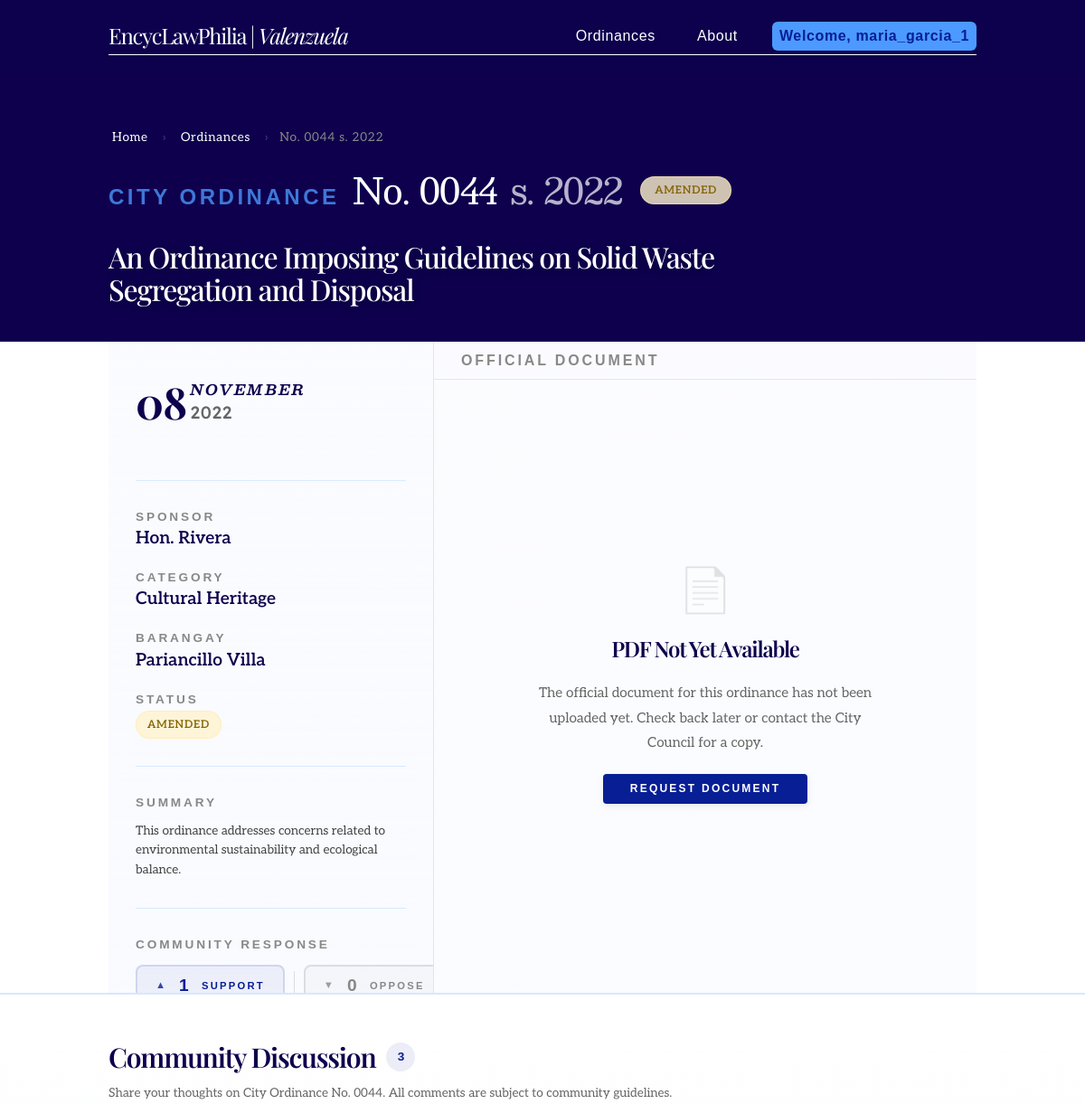
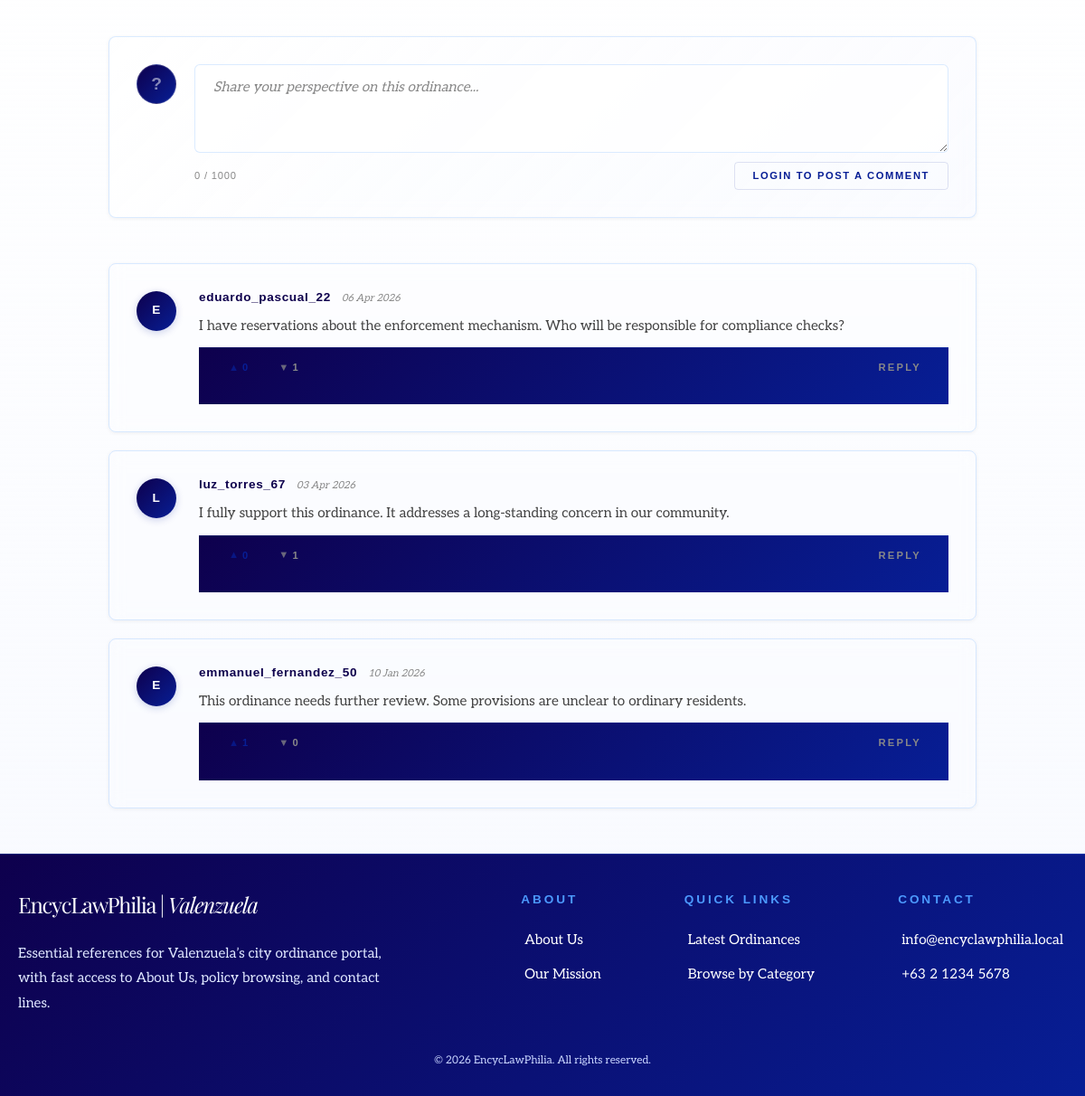
The page /ordinance.php?id=44 (signed in) on the database its author committed (2 pictures, top to bottom).
### tables this page shows
CREATE TABLE Ordinances (
    ordinance_id        INT             NOT NULL AUTO_INCREMENT,
    ordinance_number    VARCHAR(50)     NOT NULL,
    title               VARCHAR(255)    NOT NULL,
    author_sponsor      VARCHAR(150)    NOT NULL,
    series_year         VARCHAR(10)     NOT NULL,
    category_id         INT                 NULL,    
    barangay_id         INT                 NULL,    
    status              ENUM(
                            'Pending',
                            'Active',
                            'Repealed',
                            'Amended'
                        )               NOT NULL DEFAULT 'Pending',  
    date_enacted        DATETIME            NULL,    
    pdf_file            VARCHAR(255)        NULL,    
    created_at          DATETIME        NOT NULL DEFAULT CURRENT_TIMESTAMP,
    updated_at          DATETIME        NOT NULL DEFAULT CURRENT_TIMESTAMP
                                        ON UPDATE CURRENT_TIMESTAMP,
    summary             TEXT                NULL,    
    full_text           LONGTEXT            NULL,    
    archived_at         DATETIME            NULL,    

    CONSTRAINT pk_ordinances        PRIMARY KEY (ordinance_id),
    CONSTRAINT uq_ordinances_number UNIQUE (ordinance_number),
    CONSTRAINT fk_ordinances_category
        FOREIGN KEY (category_id) REFERENCES Categories (category_id)
        ON UPDATE CASCADE ON DELETE SET NULL,
    CONSTRAINT fk_ordinances_barangay
        FOREIGN KEY (barangay_id) REFERENCES Barangays (barangay_id)
        ON UPDATE CASCADE ON DELETE SET NULL
);

CREATE TABLE Categories (
    category_id     INT             NOT NULL AUTO_INCREMENT,
    category_name   VARCHAR(100)    NOT NULL,
    description     TEXT                NULL,

    CONSTRAINT pk_categories      PRIMARY KEY (category_id),
    CONSTRAINT uq_categories_name UNIQUE (category_name)
);

CREATE TABLE Comments (
    comment_id      INT         NOT NULL AUTO_INCREMENT,
    ordinance_id    INT         NOT NULL,
    user_id         INT         NOT NULL,
    comment_text    TEXT        NOT NULL,
    created_at      DATETIME    NOT NULL DEFAULT CURRENT_TIMESTAMP,

    CONSTRAINT pk_comments PRIMARY KEY (comment_id),
    CONSTRAINT fk_comments_ordinance
        FOREIGN KEY (ordinance_id) REFERENCES Ordinances (ordinance_id)
        ON UPDATE CASCADE ON DELETE RESTRICT,
    CONSTRAINT fk_comments_user
        FOREIGN KEY (user_id) REFERENCES Users (user_id)
        ON UPDATE CASCADE ON DELETE CASCADE
);

CREATE TABLE Users (
    user_id         INT             NOT NULL AUTO_INCREMENT,
    username        VARCHAR(100)    NOT NULL,
    email           VARCHAR(150)    NOT NULL,
    password_hash   VARCHAR(255)    NOT NULL,
    role_id         INT             NOT NULL,
    created_at      DATETIME        NOT NULL DEFAULT CURRENT_TIMESTAMP,
    updated_at      DATETIME        NOT NULL DEFAULT CURRENT_TIMESTAMP
                                    ON UPDATE CURRENT_TIMESTAMP,
    deleted_at      DATETIME            NULL,

    CONSTRAINT pk_users          PRIMARY KEY (user_id),
    CONSTRAINT uq_users_username UNIQUE (username),
    CONSTRAINT uq_users_email    UNIQUE (email),
    CONSTRAINT fk_users_role
        FOREIGN KEY (role_id) REFERENCES Roles (role_id)
        ON UPDATE CASCADE ON DELETE RESTRICT
);

### ordinance.php (the view, shortened to what the rows shown need)
<?php
require_once 'php/procedures.php';
$ordinance_id = isset($_GET['id']) ? (int) trim($_GET['id']) : 0;
$pdo       = getDatabaseConnection();
$ordinance = getOrdinanceById($pdo, $ordinance_id);
$comments = getOrdinanceComments($pdo, $ordinance_id);
$currentPage = "ordinance";
$status_map = [
    'enacted'  => ['label' => 'Enacted',  'class' => 'passed'],
    'pending'  => ['label' => 'Pending',  'class' => 'pending'],
    'draft'    => ['label' => 'Draft',    'class' => 'in-progress'],
    'repealed' => ['label' => 'Repealed', 'class' => 'rejected'],
];
$status_display = $status_map[$ordinance['status']] ?? ['label' => ucfirst($ordinance['status']), 'class' => 'pending'];
require_once 'fragments/head.php';
?>
<body class="<?php echo htmlspecialchars($currentPage, ENT_QUOTES, 'UTF-8'); ?>">
    <?php require_once 'fragments/header.php'; ?>
    <main class="ordinance-page">
        <div class="subhero ordinance-subhero">
            <div class="subhero-content">
                <nav class="breadcrumb" aria-label="Breadcrumb">
                    <a href="index.php">Home</a>
                    <span class="separator" aria-hidden="true">›</span>
                    <a href="browse.php">Ordinances</a>
                    <span class="separator" aria-hidden="true">›</span>
                    <span aria-current="page">
                        No. <?php echo htmlspecialchars($ordinance['ordinance_number'], ENT_QUOTES, 'UTF-8'); ?>
                        s. <?php echo htmlspecialchars($ordinance['series_year'], ENT_QUOTES, 'UTF-8'); ?>
                    </span>
                </nav>
                <div class="ordinance-subhero-meta">
                    <div class="ordinance-subhero-id">
                        <span class="card-type">City Ordinance</span>
                        <span class="numeral-and-series ordinance-numeral">
                            No. <?php echo htmlspecialchars($ordinance['ordinance_number'], ENT_QUOTES, 'UTF-8'); ?>
                            <span class="series-year">s. <?php echo htmlspecialchars($ordinance['series_year'], ENT_QUOTES, 'UTF-8'); ?></span>
                        </span>
                    </div>
                    <span class="status-badge <?php echo htmlspecialchars($status_display['class'], ENT_QUOTES, 'UTF-8'); ?> status-badge--hero">
                        <?php echo htmlspecialchars($status_display['label'], ENT_QUOTES, 'UTF-8'); ?>
                    </span>
                </div>
                <h1 class="ordinance-title">
                    <?php echo htmlspecialchars($ordinance['title'], ENT_QUOTES, 'UTF-8'); ?>
                </h1>
            </div>
        </div>
        <div class="ordinance-split">
            <aside class="ordinance-info-col">
                <dl class="ord-meta-list">
                    <div class="ord-meta-item">
                        <dt>Sponsor</dt>
                        <dd><?php echo htmlspecialchars($ordinance['author_sponsor'], ENT_QUOTES, 'UTF-8'); ?></dd>
                    </div>
                    <div class="ord-meta-item">
                        <dt>Category</dt>
                        <dd><?php echo htmlspecialchars($ordinance['category_name'], ENT_QUOTES, 'UTF-8'); ?></dd>
                    </div>
                    <div class="ord-meta-item">
                        <dd>
                            <span class="status-badge <?php echo htmlspecialchars($status_display['class'], ENT_QUOTES, 'UTF-8'); ?>">
                                <?php echo htmlspecialchars($status_display['label'], ENT_QUOTES, 'UTF-8'); ?>
                            </span>
                        </dd>
                    </div>
                </dl>
                <div class="ord-summary">
                    <h2 class="ord-section-label">Summary</h2>
                    <p><?php echo htmlspecialchars($ordinance['summary'], ENT_QUOTES, 'UTF-8'); ?></p>
                </div>
            </aside>
        </div>
        <section class="ord-comments-section" id="comments" aria-labelledby="comments-heading">
            <div class="ord-comments-header">
                <h2 id="comments-heading" class="ord-comments-title">
                    Community Discussion
                    <span class="ord-comments-count"><?php echo count($comments); ?></span>
                </h2>
            </div>
            <div class="ord-comment-feed" id="comment-feed" role="feed" aria-label="Comments">
                <?php if (!empty($comments)): ?>
                    <?php foreach ($comments as $comment): ?>
                        <?php
                        $name_parts = explode(' ', $comment['username']);
                        $initials   = strtoupper(
                            substr($name_parts[0], 0, 1) .
                            (count($name_parts) > 1 ? substr(end($name_parts), 0, 1) : '')
                        );
                        $comment_ts  = strtotime($comment['created_at']);
                        $comment_ago = date('d M Y', $comment_ts);
                        ?>
                        <article
                            class="ord-comment-card"
                            id="comment-<?php echo (int)$comment['comment_id']; ?>"
                            aria-label="Comment by <?php echo htmlspecialchars($comment['username'], ENT_QUOTES, 'UTF-8'); ?>">
                            <div class="ord-comment-avatar" aria-hidden="true">
                                <?php echo htmlspecialchars($initials, ENT_QUOTES, 'UTF-8'); ?>
                            </div>
                            <div class="ord-comment-body">
                                <header class="ord-comment-meta">
                                    <span class="ord-comment-author">
                                        <?php echo htmlspecialchars($comment['username'], ENT_QUOTES, 'UTF-8'); ?>
                                    </span>
                                    <time
                                        class="ord-comment-time"
                                        datetime="<?php echo htmlspecialchars($comment['created_at'], ENT_QUOTES, 'UTF-8'); ?>">
                                        <?php echo htmlspecialchars($comment_ago, ENT_QUOTES, 'UTF-8'); ?>
                                    </time>
                                </header>
                                <p class="ord-comment-text">
                                    <?php echo htmlspecialchars($comment['comment_text'], ENT_QUOTES, 'UTF-8'); ?>
                                </p>
                                <footer class="ord-comment-footer">
                                    <div class="ord-comment-reactions">
                                        <button
                                            class="ord-comment-react-btn ord-comment-react-btn--like"
                                            aria-label="Like comment by <?php echo htmlspecialchars($comment['username'], ENT_QUOTES, 'UTF-8'); ?>"
                                            data-comment-id="<?php echo (int)$comment['comment_id']; ?>">
                                            <span aria-hidden="true">▲</span>
                                            <span class="ord-comment-react-count">
                                                <?php echo htmlspecialchars($comment['like_count'], ENT_QUOTES, 'UTF-8'); ?>
                                            </span>
                                        </button>
                                        <button
                                            class="ord-comment-react-btn ord-comment-react-btn--dislike"
                                            aria-label="Dislike comment by <?php echo htmlspecialchars($comment['username'], ENT_QUOTES, 'UTF-8'); ?>"
                                            data-comment-id="<?php echo (int)$comment['comment_id']; ?>">
                                            <span aria-hidden="true">▼</span>
                                            <span class="ord-comment-react-count">
                                                <?php echo htmlspecialchars($comment['dislike_count'], ENT_QUOTES, 'UTF-8'); ?>
                                            </span>
                                        </button>
                                    </div>
                                    <button class="ord-comment-reply-btn" aria-label="Reply to this comment">
                                        Reply
                                    </button>
                                </footer>
                            </div>
                        </article>
                    <?php endforeach; ?>
                <?php else: ?>
                    <div class="ord-comments-empty" role="status">
                        <p>No comments yet. Be the first to share your perspective.</p>
                    </div>
                <?php endif; ?>
            </div>
        </section>
    </main>
    <?php require_once 'fragments/footer.php'; ?>
</body>
</html>

### rows shown on the page
ordinances: series_year "2022", status "AMENDED", title "An Ordinance Imposing Guidelines on Solid Waste Segregation and Disposal", author_sponsor "Hon. Rivera", category.category_name "Cultural Heritage", summary "This ordinance addresses concerns related to environmental sustainability and ecological balance."
comments: user.username "E", user.username "eduardo_pascual_22", created_at "06 Apr 2026", comment_text "I have reservations about the enforcement mechanism. Who will be responsible for compliance checks?", like_count "0", dislike_count "1"
comments: user.username "L", user.username "luz_torres_67", created_at "03 Apr 2026", comment_text "I fully support this ordinance. It addresses a long-standing concern in our community.", like_count "0", dislike_count "1"
comments: user.username "E", user.username "emmanuel_fernandez_50", created_at "10 Jan 2026", comment_text "This ordinance needs further review. Some provisions are unclear to ordinary residents.", like_count "1", dislike_count "0"

### other values the page prints
$_SESSION['username'] "maria_garcia_1"
$ordinance['ordinance_number'] "0044"
$ordinance['enactment_day'] "08"
$ordinance['enactment_month'] "NOVEMBER"
$ordinance['enactment_year'] "2022"
$ordinance['barangay_name'] "Pariancillo Villa"
$ordinance['like_count'] "1"
$ordinance['dislike_count'] "0"
count($comments) "3"
